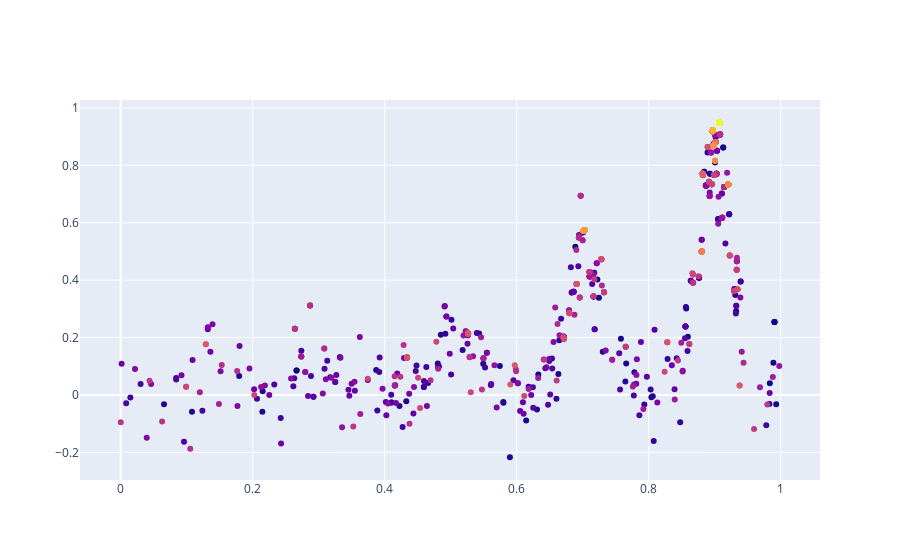
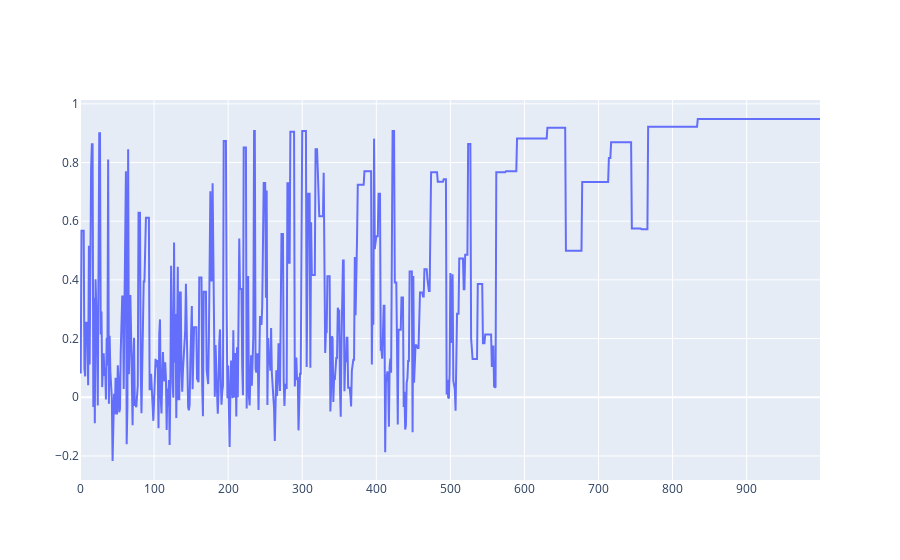

The notebook cell saved with these charts, in order:
### Markdown cell above
### Simulated Annealing

### Code cell
#simulated anealing algorithm must have the following functions: 
# the feasable state space
# the Energetic function (which is the objective function) E()
# the candidate generator procedure (neighbor(x))
#        -generation of random candidate vector, with variable magnitude?
#         aniostropic exploration is better!!!
#thoughts for how I might solve this problem - 
#         boundry check or only sampling within the boundry seems a good strategy. 
#        -moving in one direction at at time. 

# acceptance probability function P()
# anealing schedule - number, number of anealing cycles, cooling rate
# some termination condition - total execution time or number of interations
# presensce of and number of restarts, deterministic or otherwise? 

#of these, cooling schedule and neighbor seem the most important functions


class SA:
    def __init__(self,boxConstraints):
        self.nIter = 1000;                     #total number of iterations to perform
        self.nResets = 3                       #number of resets to best 
        self.brt = self._brt()                 #trial numbers during which to reset to best
        self.dist = "uniform"                  #neighborhood sampling method 
        self.aMode = "exp"                     #Annealing mode ["exp","linear","stepped"]
        self.nMode = "linear"                  #neighborhood Mode
        self.T = 1                             #temperature variable on [1-0)
        self.N = 1                             #neighborhood size coefficient [1-0)
        self.C_half = 200                      #half-life cooling              [trials]
        self.N_half = 150                      #half-life of neighborhood size [trials]
        self.fxBest = 0                        #best encountered function value
        self.xBest = []                        #location of best value
        bcs = boxConstraints                   #box constraints
        self.x_max = bcs[:,0]                  #upper limits on box constraints for x variable
        self.x_min = bcs[:,1]                  #lower limits on box constraints for x variable
        self.dbg = True                        #save variables for debugging
        self.xCache  = []                      #storage for x
        self.FxCache = []                      #storage for Fx
        
    def _center(self,x_max,x_min):
        """
        find  the center of a box defined by limits
        """
        return [(x_max[i] + x_min[i])/2 for i in range(len(x_max))]
    
    def _twoPointLine(self,x,x1,y1,x2,y2):
        """
        returns y given the formula of a line specified in 2 point form
        """
        return ((y2-y1)/(x2-x1))*(x - x1) + y1
    
    def _brt(self):
        """
        calculate the best reset trials, evenly distribute in n_iter
        """
        return np.random.randint(low  = int(self.nIter/5),
                                 high = self.nIter,
                                 size = self.nResets)
        
        
        
    def sample(self,x):
        """
        sample the space for the next sample based on the neighborhood
        function
        input:
            x
        output:
            x_new
        """
        #define the (ever-shrinking) neighborhood bounding box
        w = self.N * ((self.x_max - self.x_min)/2) 
        nx_max = x + w
        nx_min = x - w
        
        #define the combined bounding box as an intersection between
        #the box constraints and the neighborhood box - a mini-max problem
        for i in range(len(self.x_max)):
            cx_max = min(self.x_max,nx_max)
            cx_min = max(self.x_min,nx_min)
        
        #sample from the combined box, according to the appropriate distribution
        if self.dist == "uniform": 
            x_new = np.random.uniform(cx_min,cx_max) #vectorized
            
        if self.dist == "normal":
            pass
#             zScore = 1.645 #95% confidence interval
#             x_new = []
#             while len(x_new) > len(self.x_min):
#                 x = np.random.normal(loc=0.0, scale=1.0, size=None)
#                 if abs(x) < zScore:
#                     x_new.append(x)
#             c_range = cx_max - cx_min
            
 
        return x_new

    def optimize(self,obj):
        x0 =  self._center(self.x_max,self.x_min)
        fx0 = obj(x0)
        
        for n in range(self.nIter):
            x = self.sample(x0)
            #print(x0,x)
            fx = obj(x)
            
            #if better, always keep
            if fx > fx0:
                x0 = x ; fx0 = fx
                
            #probabalistically accept worse answer
            else:
                Δf = fx - fx0
                r = np.random.random()
                if r < np.exp(Δf/self.T):
                    fx0 = fx ; x0 = x
                    #print(x)
                else:
                    pass
             
            
            #maintain best (for restarts, if used)
            if fx > self.fxBest:
                self.xBest = x  ; self.fxBest = fx 
                
            #do a best restart:
            if n in self.brt:
                  x0 = self.xBest ; fx0 = self.fxBest 
            
            #decrease temperature and neighborhood size
            if self.aMode == "exp": self.T = .5**(n/self.C_half)
            if self.nMode == "exp": self.N = .5**(n/self.N_half)
            
            if self.aMode == "Linear": self.T = self._twoPointLine(n,0,1,self.nIter,0)
            if self.nMode == "Linear": self.N = self._twoPointLine(n,0,1,self.nIter,0)
                
            #store debugging vars
            if self.dbg:
                self.xCache.append(x0[0])
                self.FxCache.append(fx0[0])
        
        return x0,fx0
                    
 





if runTests:
    #plot
    tester = testObjFxn()
    boxConstraints = np.array([[1,0]])
    sa = SA(boxConstraints)

    x0,fx0 = sa.optimize(tester.f)
    print(x0,fx0)
    print(sa.xBest)
    
    tester.pltSampleHistory(sa.xCache,sa.FxCache)
    
    #%timeit sa.optimize(tester.f)

### Figure 1 — Plotly figure (JSON) as saved in the notebook; plotly's stock layout.template omitted (floating-point values rounded to 4 significant figures; data arrays with more than 128 entries replaced by an {"elided": "..."} marker saying what was removed)
{"data": [{"marker": {"color": {"elided": "1000 float values"}}, "mode": "markers", "name": "Sample", "type": "scatter", "x": {"elided": "1000 float values"}, "y": {"elided": "1000 float values"}}], "layout": {"autosize": true, "xaxis": {"autorange": true, "range": [-0.05925, 1.057], "type": "linear"}, "yaxis": {"autorange": true, "range": [-0.3026, 1.034], "type": "linear"}}}

### Figure 2 — Plotly figure (JSON) as saved in the notebook; plotly's stock layout.template omitted (floating-point values rounded to 4 significant figures; data arrays with more than 128 entries replaced by an {"elided": "..."} marker saying what was removed)
{"data": [{"name": "Sample", "type": "scatter", "x": {"elided": "1000 int values"}, "y": {"elided": "1000 float values"}}], "layout": {"autosize": true, "xaxis": {"autorange": true, "range": [0, 999], "type": "linear"}, "yaxis": {"autorange": true, "range": [-0.282, 1.013], "type": "linear"}}}
